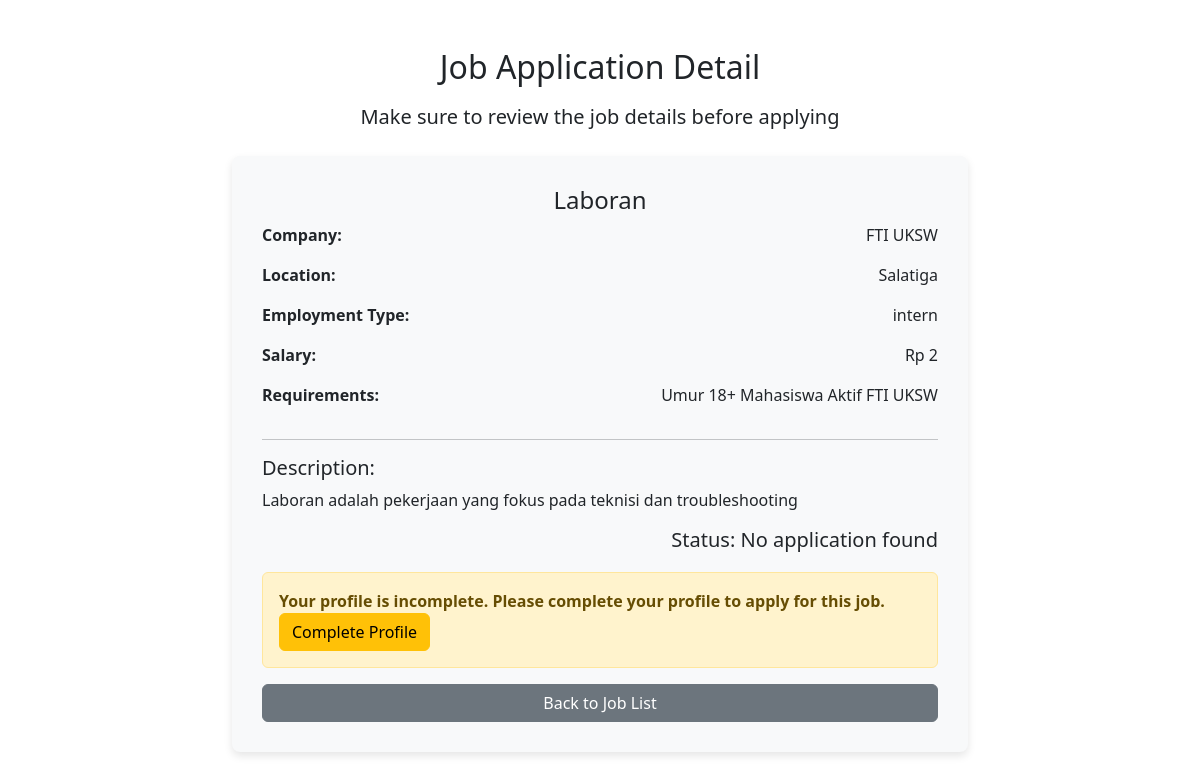
/pages/employee/view_application_detail.php?job_id=14 (signed in), run on an earlier commit of the app's database.
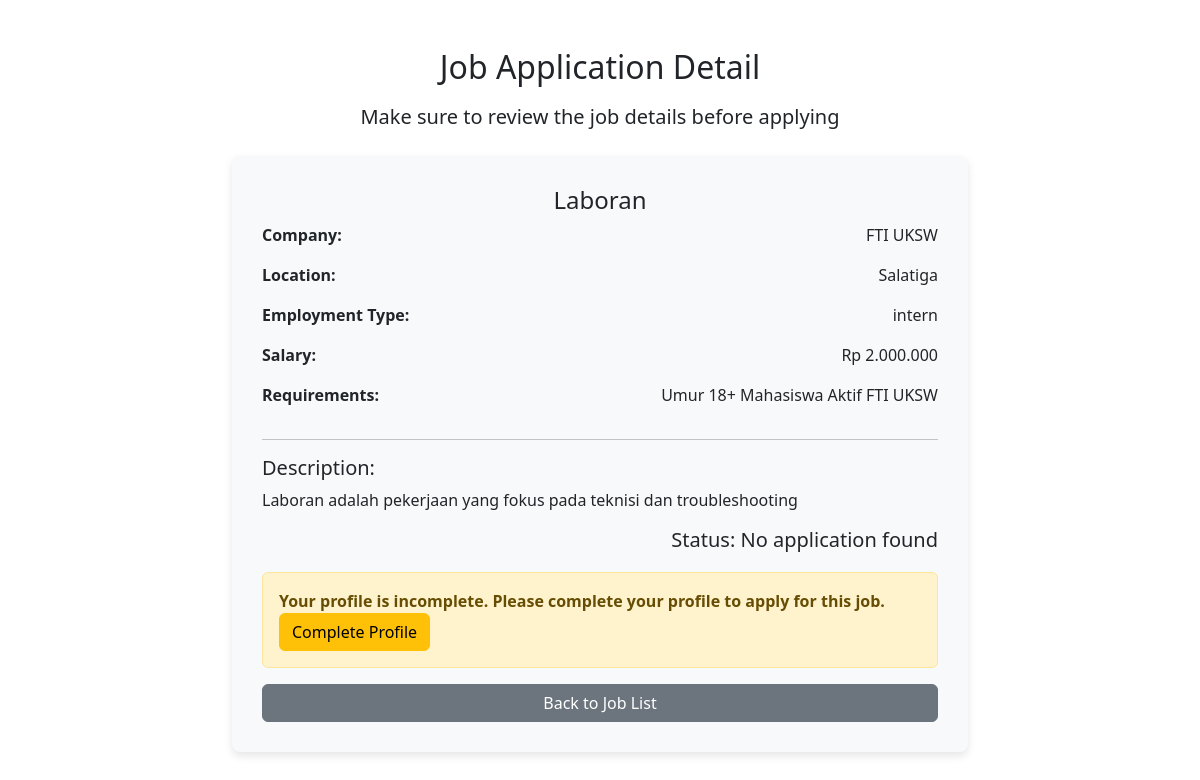
And on a later commit of the database.
### tables this page shows
CREATE TABLE `tb_jobs` (
  `id` int(11) NOT NULL,
  `title` varchar(255) NOT NULL,
  `description` text NOT NULL,
  `requirements` text NOT NULL,
  `employment_type` enum('intern','full-time') NOT NULL,
  `salary_range` varchar(100) DEFAULT NULL,
  `company_name` varchar(255) NOT NULL,
  `location` varchar(255) DEFAULT NULL,
  `created_at` timestamp NOT NULL DEFAULT current_timestamp(),
  `updated_at` timestamp NOT NULL DEFAULT current_timestamp() ON UPDATE current_timestamp(),
  `created_by` int(11) NOT NULL,
  `expired_at` timestamp NULL DEFAULT NULL,
  `status` enum('active','expired','deleted') DEFAULT 'active'
);

### pages/employee/view_application_detail.php (the view, shortened to what this page needs)
<?php
require '../../db.php';
$job_id = $_GET['job_id'] ?? 0;
$user_id = $_SESSION['user_id'] ?? null;
$job_query = $conn->prepare("SELECT * FROM tb_jobs WHERE id = ?");
$job_query->bind_param("i", $job_id);
$job_query->execute();
$job_result = $job_query->get_result();
$job = $job_result->fetch_assoc();
$profile_query = $conn->prepare("SELECT id FROM tb_profiles WHERE user_id = ?");
$profile_query->bind_param("i", $user_id);
$profile_query->execute();
$profile_result = $profile_query->get_result();
$profile_complete = $profile_result->num_rows > 0;
$app_status_query = $conn->prepare("SELECT status FROM tb_applications WHERE job_id = ? AND user_id = ?");
$app_status_query->bind_param("ii", $job_id, $user_id);
$app_status_query->execute();
$app_status_result = $app_status_query->get_result();
$app_status = $app_status_result->fetch_assoc();
$salary_raw = $job['salary_range'];
$salary_clean = preg_replace('/[^0-9.]/', '', $salary_raw);
$salary = floatval($salary_clean);
$salary_formatted = "Rp " . number_format($salary, 0, ',', '.');
?>
<!DOCTYPE html>
<html lang="en">
<head>
    <link href="https://cdn.jsdelivr.net/npm/bootstrap@5.3.0-alpha1/dist/css/bootstrap.min.css" rel="stylesheet">
</head>
<body>
<div class="container my-5">
    <div class="text-center mb-4">
        <h2 class="mb-3">Job Application Detail</h2>
        <p class="lead">Make sure to review the job details before applying</p>
    </div>
    <div class="row justify-content-center">
        <div class="col-lg-8">
            <div class="job-details">
                <h4 class="text-center"><?= htmlspecialchars($job['title']) ?></h4>
                <div class="mb-3">
                    <div class="row">
                        <div class="col-6">
                            <p class="detail-label">Company:</p>
                        </div>
                        <div class="col-6">
                            <p class="detail-value"><?= htmlspecialchars($job['company_name']) ?></p>
                        </div>
                    </div>
                    <div class="row">
                        <div class="col-6">
                            <p class="detail-label">Location:</p>
                        </div>
                        <div class="col-6">
                            <p class="detail-value"><?= htmlspecialchars($job['location']) ?></p>
                        </div>
                    </div>
                    <div class="row">
                        <div class="col-6">
                            <p class="detail-label">Employment Type:</p>
                        </div>
                        <div class="col-6">
                            <p class="detail-value"><?= htmlspecialchars($job['employment_type']) ?></p>
                        </div>
                    </div>
                    <div class="row">
                        <div class="col-6">
                            <p class="detail-label">Salary:</p>
                        </div>
                        <div class="col-6">
                            <p class="detail-value"><?= $salary_formatted ?></p>
                        </div>
                    </div>
                    <div class="row">
                        <div class="col-6">
                            <p class="detail-label">Requirements:</p>
                        </div>
                        <div class="col-6">
                            <p class="detail-value"><?= htmlspecialchars($job['requirements'])?></p>
                        </div>
                    </div>
                </div>
                <hr>
                <h5>Description:</h5>
                <p><?= nl2br(htmlspecialchars($job['description'])) ?></p>
                <div class="mb-3">
                    <h5 class="detail-value">Status: <?= $app_status['status'] ?? 'No application found' ?></h5>
                </div>
                <div class="btn-container">
                    <?php if (!$profile_complete): ?>
                        <div class="alert alert-warning">
                            <strong>Your profile is incomplete. Please complete your profile to apply for this job.</strong>
                            <br>
                            <a href="profile.php" class="btn btn-warning">Complete Profile</a>
                        </div>
                    <?php endif; ?>
                    <a href="index.php" class="btn btn-secondary btn-group mt-3">Back to Job List</a>
                </div>
            </div>
        </div>
    </div>
</div>
</body>
</html>

What changed in the data, as far as the page shows it:
changed tb_jobs "Laboran": salary_range "Rp 2" → "Rp 2.000.000"
